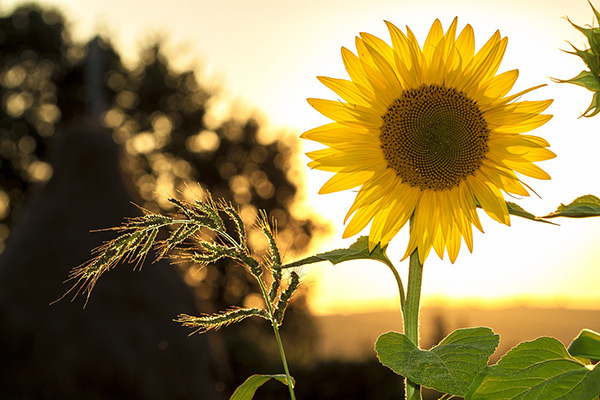
#> input picture image.jpg, 600 x 400 px
$ python prep.py
#> lines starting #> are read from the running program, lines starting #| are printed output that depends on the picture
import numpy as np
from PIL import Image
import math
from random import random

def calculate_std_dev(image, block_size):
    image_array = np.array(image, dtype=np.float32)
    height, width = image_array.shape[:2]
    step = block_size // 2
    std_dev_image = np.zeros((height, width), dtype=np.float32)
    for y in range(0, height - block_size + 1, step):
        for x in range(0, width - block_size + 1, step):
            block = image_array[y:y+block_size, x:x+block_size]
            std_dev = np.std(block)
            std_dev_image[y:y+block_size, x:x+block_size] = std_dev
    return std_dev_image

def otsu_threshold(std_dev_image):
    std_dev_values = std_dev_image.flatten()
    hist = np.histogram(std_dev_values, bins=256)[0]
    hist = hist.astype(float) / std_dev_values.size
    best_threshold = 0
    max_variance = 0
    for t in range(1, 256):
        w0 = np.sum(hist[:t])
        w1 = 1 - w0
        u0 = np.sum(np.arange(t) * hist[:t]) / w0 if w0 > 0 else 0
        u1 = np.sum(np.arange(t, 256) * hist[t:]) / w1 if w1 > 0 else 0
        variance = w0 * w1 * (u0 - u1) ** 2
        if variance > max_variance:
            max_variance = variance
            best_threshold = t
    xi = best_threshold
    return xi

def fake_embedding(image_array, witness_image):
    stego_array = image_array.copy()
    for y in range(image_array.shape[0]):
        for x in range(image_array.shape[1]):
            if witness_image[y, x] == 255:
                if np.random.rand() < 0.5:
                    stego_array[y, x] += 1
    return stego_array

def recursive_otsu_thresholding(image, block_size, epsilon=0.1, max_iterations=10):
    xi = otsu_threshold(calculate_std_dev(image, block_size))
    alpha = 1
    for k in range(max_iterations):
        threshold = alpha * xi
        witness_cover = np.zeros_like(image, dtype=np.uint8)
        witness_stego = np.zeros_like(image, dtype=np.uint8)
        witness_cover[calculate_std_dev(image, block_size) > threshold] = 255
        stego_image_array = fake_embedding(np.array(image), witness_cover)
        witness_stego[calculate_std_dev(Image.fromarray(stego_image_array), block_size) > threshold] = 255
        if np.array_equal(witness_cover, witness_stego):
            return alpha
        alpha += k * epsilon
    return None


def t_n(x, y):
    return 0.4 - 6 / (1 + x**2 + y**2)

def ikeda_map(u, x, y):
    xn = 1 + u * (x * math.cos(t_n(x, y)) - y * math.sin(t_n(x, y)))
    yn = u * (x * math.sin(t_n(x, y)) + y * math.cos(t_n(x, y)))
    return [xn, yn]

# Load the image
image_path = 'image.jpg'
image = Image.open(image_path)
#> image is the input picture: PIL image 600x400 RGB; mean R, G, B 146.8, 128.9, 78.6

# Define block size
block_size = 8

# Calculate standard deviation images for each channel
red_std_dev_image = calculate_std_dev(image.split()[0], block_size)
#> in calculate_std_dev, `image_array = np.array(image, dtype=np.float32)`:
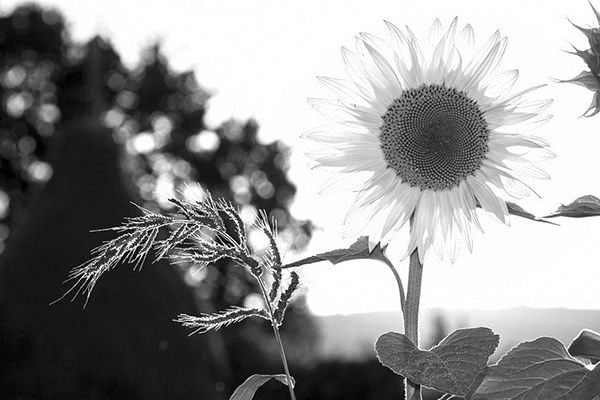
#> image_array: shape (400, 600) float32; min 0, max 255, mean 146.8
#> after the loop in calculate_std_dev, `for y in range(0, height - block_size + 1, step):`:
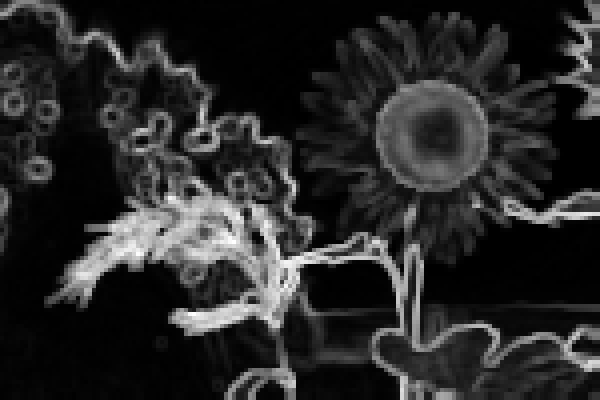
#> std_dev_image: shape (400, 600) float32; min 0, max 90.77, mean 14.9; drawn with min black and max white
green_std_dev_image = calculate_std_dev(image.split()[1], block_size)
#> call 2 of calculate_std_dev, with block_size = 8
#> in calculate_std_dev (call 2), `image_array = np.array(image, dtype=np.float32)`:
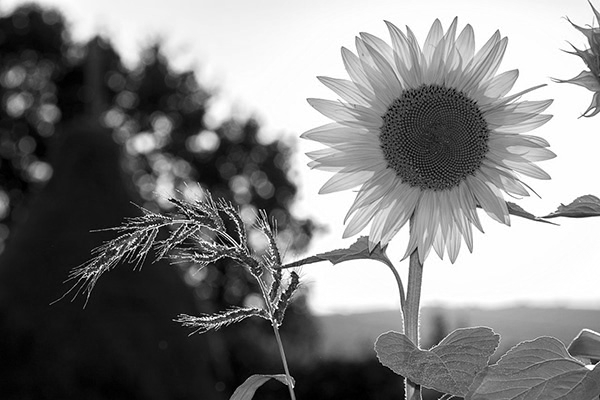
#> image_array: shape (400, 600) float32; min 0, max 255, mean 128.9
#> after the loop in calculate_std_dev (call 2), `for y in range(0, height - block_size + 1, step):`:
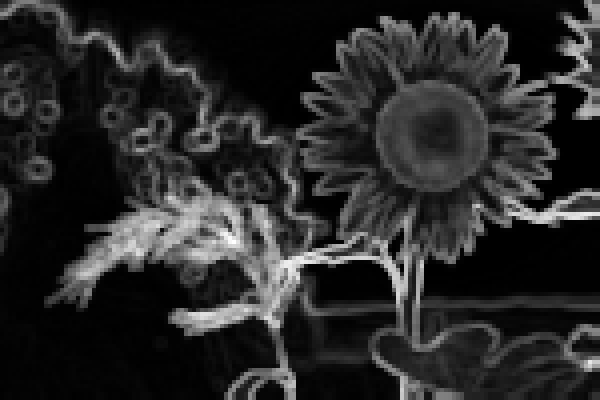
#> std_dev_image: shape (400, 600) float32; min 0, max 92.81, mean 15; drawn with min black and max white
blue_std_dev_image = calculate_std_dev(image.split()[2], block_size)
#> call 3 of calculate_std_dev, with block_size = 8
#> in calculate_std_dev (call 3), `image_array = np.array(image, dtype=np.float32)`:
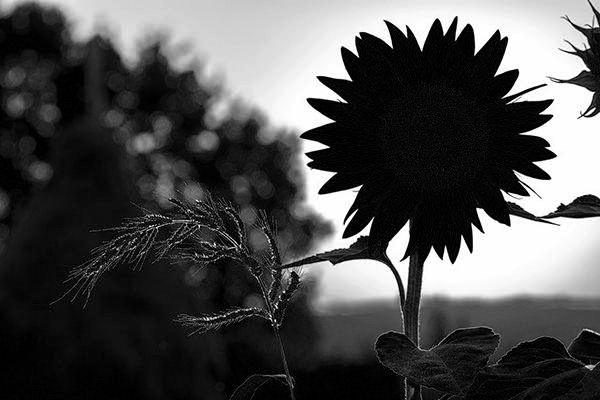
#> image_array: shape (400, 600) float32; min 0, max 255, mean 78.6
#> after the loop in calculate_std_dev (call 3), `for y in range(0, height - block_size + 1, step):`:
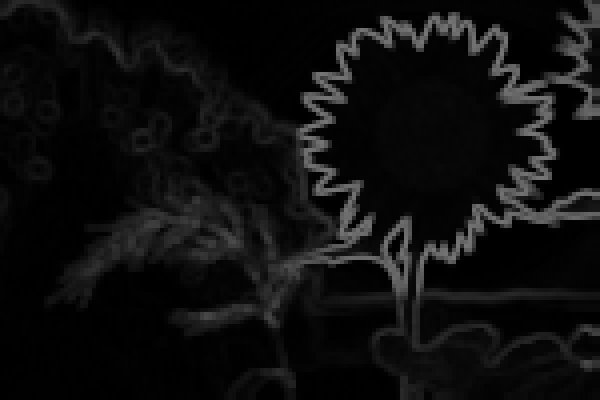
#> std_dev_image: shape (400, 600) float32; min 0, max 118.7, mean 14.8

# Apply Otsu's method and recursive optimization for each channel
red_alpha = recursive_otsu_thresholding(image.split()[0], block_size)
#> in otsu_threshold, `hist = np.histogram(std_dev_values, bins=256)[0]`: hist = 256 values, max 27616 at index 1, min 0 at index 234, mean 937.5
#> in otsu_threshold, `hist = hist.astype(float) / std_dev_values.size`: hist = 256 values, max 0.115 at index 1, min 0 at index 234, mean 0.00391
#> the loop in otsu_threshold, `for t in range(1, 256):` made 255 passes
#> (w0, w1, u0, u1, variance, max_variance) on passes 1 to 12: (0.055, 0.945, 0, 43.81, 99.77, 99.77), (0.17, 0.83, 0.677, 49.75, 339.9, 339.9), (0.257, 0.743, 1.12, 55.33, 561, 561), (0.302, 0.698, 1.4, 58.71, 692.4, 692.4), (0.333, 0.667, 1.64, 61.25, 788.9, 788.9), (0.354, 0.646, 1.84, 63.04, 856.2, 856.2), (0.369, 0.631, 2.02, 64.45, 907.9, 907.9), (0.385, 0.615, 2.22, 65.93, 961, 961), (0.398, 0.602, 2.4, 67.14, 1003.6, 1003.6), (0.409, 0.591, 2.59, 68.28, 1043.3, 1043.3), (0.42, 0.58, 2.78, 69.33, 1078.7, 1078.7), (0.43, 0.57, 2.98, 70.41, 1114.7, 1114.7)
#> after the loop in otsu_threshold, `for t in range(1, 256):`: best_threshold = 78; max_variance = 2149.7
#> in otsu_threshold, `xi = best_threshold`: xi = 78
#> the loop in recursive_otsu_thresholding, `for k in range(max_iterations):` made 4 passes
#> threshold on passes 1 to 4: 78, 78, 85.8, 101.4
#> after the loop in recursive_otsu_thresholding, `for k in range(max_iterations):`: witness_cover: shape (400, 600); every value is 0
#> after the loop in recursive_otsu_thresholding, `for k in range(max_iterations):`: alpha = 1.3
#> red_alpha = 1.3
green_alpha = recursive_otsu_thresholding(image.split()[1], block_size)
#> the loop in otsu_threshold (call 2), `for t in range(1, 256):` made 255 passes
#> (w0, w1, u0, u1, variance, max_variance) on passes 1 to 12: (0.0468, 0.953, 0, 42.99, 82.46, 82.46), (0.141, 0.859, 0.668, 47.6, 266.8, 266.8), (0.233, 0.767, 1.19, 53.07, 481.1, 481.1), (0.289, 0.711, 1.54, 57, 631.6, 631.6), (0.32, 0.68, 1.78, 59.42, 722.7, 722.7), (0.339, 0.661, 1.97, 61.03, 782.2, 782.2), (0.355, 0.645, 2.15, 62.37, 830.6, 830.6), (0.368, 0.632, 2.31, 63.47, 869.5, 869.5), (0.381, 0.619, 2.5, 64.62, 909.7, 909.7), (0.391, 0.609, 2.68, 65.59, 942.4, 942.4), (0.4, 0.6, 2.85, 66.44, 970.8, 970.8), (0.409, 0.591, 3.02, 67.25, 997.1, 997.1)
#> w0 on pass 37: 0.605
blue_alpha = recursive_otsu_thresholding(image.split()[2], block_size)

# Print the alpha values for each channel
print("Red channel alpha:", red_alpha)
#| Red channel alpha: 1.3
print("Green channel alpha:", green_alpha)
#| Green channel alpha: 1.6
print("Blue channel alpha:", blue_alpha)
#| Blue channel alpha: 1.3

sequence_length = 100  # Example length of the sequence
ikeda_sequence = []
u = 0.8  # Example parameter for the Ikeda map
x0, y0 = 0.1, 0.1  # Initial conditions
x, y = x0, y0
for _ in range(sequence_length):
    x, y = ikeda_map(u, x, y)
    ikeda_sequence.append([x, y])

# Print or use the Ikeda sequence as needed
print(ikeda_sequence)
